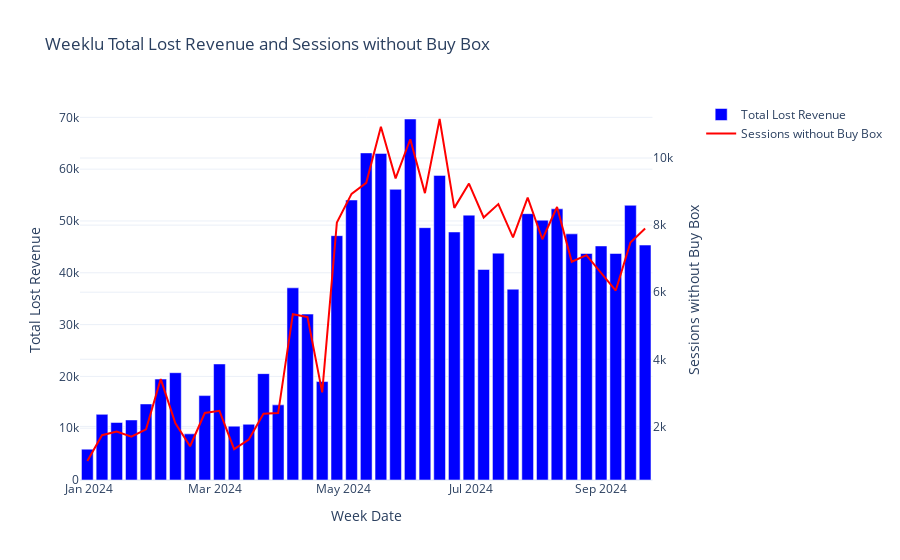

This figure's notebook cell:
### Code cell
# Aggregate data by week
weekly_data = df.groupby('Week Date').agg(
    Sessions_without_Buy_Box=('Sessions_without_Buy_Box', 'sum'),
    Total_Lost_Revenue=('Lost_Revenue', 'sum')
).reset_index()

# Calculate weighted average Buy Box Missing %
#weekly_data['Weighted Avg Buy Box Missing %'] = weekly_data['Total_Revenue'] / weekly_data['Total_Potential_Revenue']

# Create the chart with two y-axes
fig = make_subplots(specs=[[{"secondary_y": True}]])

fig.add_trace(go.Bar(
    x=weekly_data['Week Date'],
    y=weekly_data['Total_Lost_Revenue'],
    name="Total Lost Revenue",
    marker_color='blue'
))

fig.add_trace(go.Scatter(
    x=weekly_data['Week Date'],
    y=weekly_data['Sessions_without_Buy_Box'],  # Multiply by 100 to show as percentage
    name="Sessions without Buy Box",
    marker_color='red'
), secondary_y=True)

fig.update_layout(
    title="Weeklu Total Lost Revenue and Sessions without Buy Box",
    xaxis_title="Week Date",
    yaxis_title="Total Lost Revenue",
    yaxis2_title="Sessions without Buy Box",
    template="plotly_white"
)

fig.show()

### Figure 1 — Plotly figure (JSON) as saved in the notebook; plotly's stock layout.template omitted (floating-point values rounded to 4 significant figures)
{"data": [{"marker": {"color": "blue"}, "name": "Total Lost Revenue", "type": "bar", "x": ["2023-12-31T00:00:00", "2024-01-07T00:00:00", "2024-01-14T00:00:00", "2024-01-21T00:00:00", "2024-01-28T00:00:00", "2024-02-04T00:00:00", "2024-02-11T00:00:00", "2024-02-18T00:00:00", "2024-02-25T00:00:00", "2024-03-03T00:00:00", "2024-03-10T00:00:00", "2024-03-17T00:00:00", "2024-03-24T00:00:00", "2024-03-31T00:00:00", "2024-04-07T00:00:00", "2024-04-14T00:00:00", "2024-04-21T00:00:00", "2024-04-28T00:00:00", "2024-05-05T00:00:00", "2024-05-12T00:00:00", "2024-05-19T00:00:00", "2024-05-26T00:00:00", "2024-06-02T00:00:00", "2024-06-09T00:00:00", "2024-06-16T00:00:00", "2024-06-23T00:00:00", "2024-06-30T00:00:00", "2024-07-07T00:00:00", "2024-07-14T00:00:00", "2024-07-21T00:00:00", "2024-07-28T00:00:00", "2024-08-04T00:00:00", "2024-08-11T00:00:00", "2024-08-18T00:00:00", "2024-08-25T00:00:00", "2024-09-01T00:00:00", "2024-09-08T00:00:00", "2024-09-15T00:00:00", "2024-09-22T00:00:00"], "y": [5957.0, 12670.0, 11110.0, 11590.0, 14680.0, 19480.0, 20710.0, 8903.0, 16290.0, 22400.0, 10390.0, 10750.0, 20530.0, 14500.0, 37100.0, 32030.0, 19000.0, 47160.0, 54050.0, 63140.0, 63050.0, 56110.0, 69680.0, 48710.0, 58800.0, 47880.0, 51130.0, 40640.0, 43790.0, 36830.0, 51410.0, 50160.0, 52340.0, 47510.0, 43720.0, 45180.0, 43720.0, 53030.0, 45350.0]}, {"marker": {"color": "red"}, "name": "Sessions without Buy Box", "type": "scatter", "x": ["2023-12-31T00:00:00", "2024-01-07T00:00:00", "2024-01-14T00:00:00", "2024-01-21T00:00:00", "2024-01-28T00:00:00", "2024-02-04T00:00:00", "2024-02-11T00:00:00", "2024-02-18T00:00:00", "2024-02-25T00:00:00", "2024-03-03T00:00:00", "2024-03-10T00:00:00", "2024-03-17T00:00:00", "2024-03-24T00:00:00", "2024-03-31T00:00:00", "2024-04-07T00:00:00", "2024-04-14T00:00:00", "2024-04-21T00:00:00", "2024-04-28T00:00:00", "2024-05-05T00:00:00", "2024-05-12T00:00:00", "2024-05-19T00:00:00", "2024-05-26T00:00:00", "2024-06-02T00:00:00", "2024-06-09T00:00:00", "2024-06-16T00:00:00", "2024-06-23T00:00:00", "2024-06-30T00:00:00", "2024-07-07T00:00:00", "2024-07-14T00:00:00", "2024-07-21T00:00:00", "2024-07-28T00:00:00", "2024-08-04T00:00:00", "2024-08-11T00:00:00", "2024-08-18T00:00:00", "2024-08-25T00:00:00", "2024-09-01T00:00:00", "2024-09-08T00:00:00", "2024-09-15T00:00:00", "2024-09-22T00:00:00"], "xaxis": "x", "y": [968, 1738, 1848, 1694, 1914, 3410, 2090, 1408, 2398, 2464, 1320, 1606, 2376, 2398, 5346, 5258, 3014, 8074, 8932, 9262, 10934, 9394, 10560, 8954, 11160.0, 8514, 9240, 8228, 8626.0, 7634, 8822, 7578.0, 8539.0, 6908, 7106, 6578, 6050, 7480, 7898], "yaxis": "y2"}], "layout": {"title": {"text": "Weeklu Total Lost Revenue and Sessions without Buy Box"}, "xaxis": {"anchor": "y", "domain": [0, 0.94], "title": {"text": "Week Date"}}, "yaxis": {"anchor": "x", "domain": [0, 1], "title": {"text": "Total Lost Revenue"}}, "yaxis2": {"anchor": "x", "overlaying": "y", "side": "right", "title": {"text": "Sessions without Buy Box"}}}}
